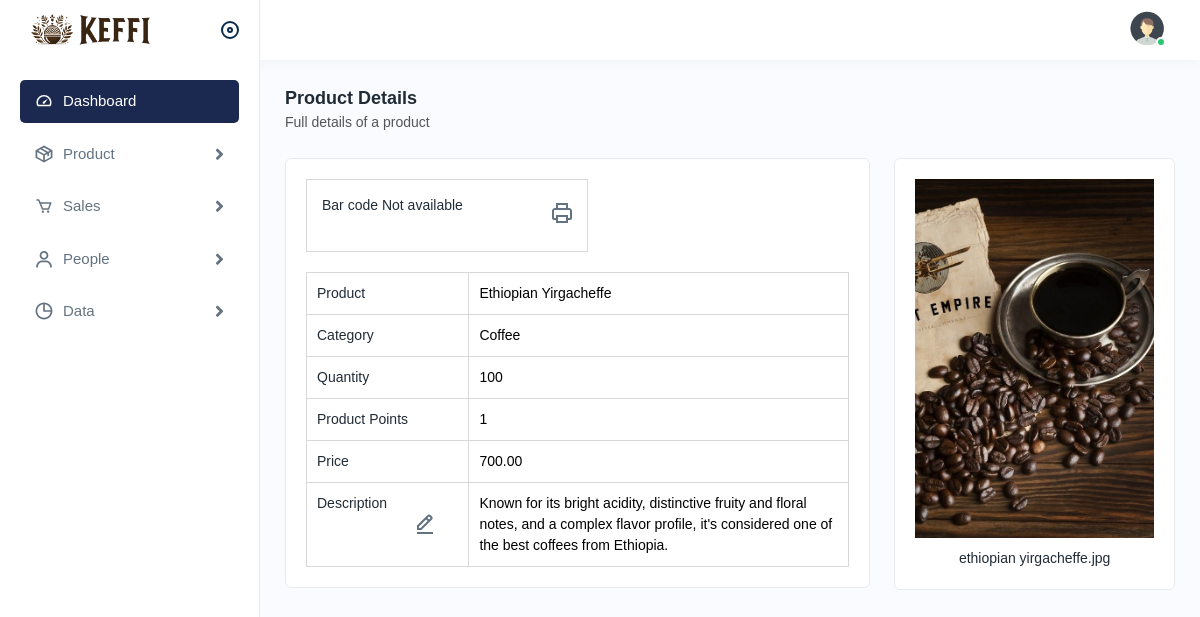
/product/product_details.php?id=93 (signed in), run on an earlier commit of the app's database.
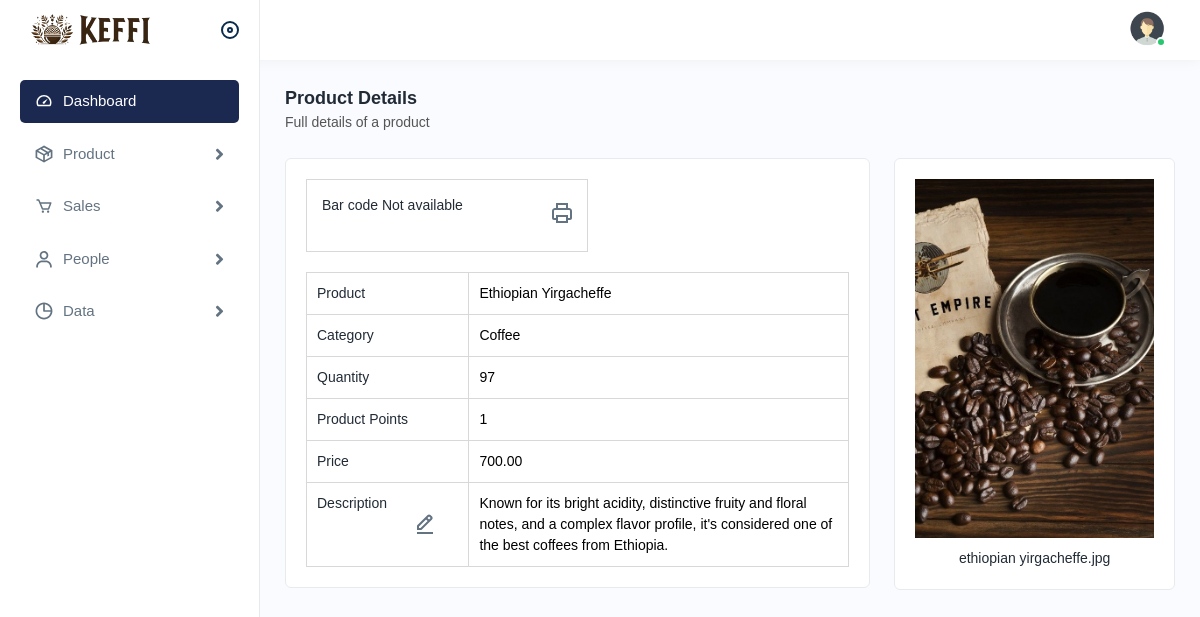
And on a later commit of the database.
### tables this page shows
CREATE TABLE `inventory` (
  `id` int(11) NOT NULL,
  `product_name` varchar(255) NOT NULL,
  `category_id` int(11) NOT NULL,
  `price` decimal(11,2) NOT NULL,
  `quantity` int(11) NOT NULL,
  `product_points` int(5) NOT NULL,
  `image` varchar(200) NOT NULL,
  `description` text NOT NULL
);

CREATE TABLE `category` (
  `id` int(11) NOT NULL,
  `category_name` varchar(255) NOT NULL
);

### product/product_details.php (the view, shortened to what this page needs)
<?php require "../includes/header.php"; ?>
<?php require "../config/connection.php"; ?>
<?php require "../includes/sidebar.php"; ?>
<?php
if(isset($_GET['id']))
{
    $id=$_GET['id'];
    $query = $connection->query("SELECT inventory.*, category.category_name
    FROM inventory
    JOIN category ON inventory.category_id = category.id
    WHERE inventory.id = $id");
    $query->execute();
    $product_details=$query->fetchAll(PDO::FETCH_OBJ);
    foreach($product_details as $product_info)
    {
        $product_name= $product_info->product_name;
        $category_name= $product_info->category_name;
        $product_quantity= $product_info->quantity;
        $product_points= $product_info->product_points;
        $product_image= $product_info->image;
        $product_price= $product_info->price;
        $product_description= $product_info->description;
        $product_id= $product_info->id;
    }
}
?>
<body>
<div class="page-wrapper">
            <div class="content">
                <div class="page-header">
                    <div class="page-title">
                        <h4>Product Details</h4>
                        <h6>Full details of a product</h6>
                    </div>
                </div>
                <div class="row">
                    <div class="col-lg-8 col-sm-12">
                        <div class="card">
                            <div class="card-body">
                                <div class="bar-code-view">
                                    <p>Bar code Not available</p>
                                    <a class="printimg">
                                        <img src="<?php echo FILEPATH; ?>/assets/img/icons/printer.svg" alt="print">
                                    </a>
                                </div>
                                <div class="productdetails">
                                    <ul class="product-bar">
                                        <li>
                                            <h4>Product</h4>
                                            <h6><?php echo $product_name;?> </h6>
                                        </li>
                                        <li>
                                            <h4>Category</h4>
                                            <h6><?php echo $category_name;?></h6>
                                        </li>
                                        <li>
                                            <h4>Quantity</h4>
                                            <h6><?php echo $product_quantity;?></h6>
                                        </li>
                                        <li>
                                            <h4>Product Points</h4>
                                            <h6><?php echo $product_points;?></h6>
                                        </li>
                                        <li>
                                            <h4>Price</h4>
                                            <h6><?php echo $product_price;?></h6>
                                        </li>
                                        <li>
                                            <h4>Description
                                            <a data-bs-toggle="modal"data-bs-target="#editProductModal" class="me-3" onclick="Edit_Category('<?php echo $product_description;?>', '<?php echo $product_id; ?>')">
                                                    <img style="margin-left: 100px;" src="<?php echo FILEPATH; ?>/assets/img/icons/edit.svg" alt="img">
                                                </a>
                                            </h4>
                                            <h6><?php echo $product_description;?></h6>
                                        </li>
                                    </ul>
                                </div>
                            </div>
                        </div>
                    </div>
                    <div class="col-lg-4 col-sm-12">
                        <div class="card">
                            <div class="card-body">
                                <div class="slider-product-details">
                                    <div class="owl-carousel owl-theme product-slide">
                                        <div class="slider-product">
                                            <img data-bs-target="#editProductModal" src="<?php echo FILEPATH; ?>/assets/img/product/<?php echo $product_image;?>" alt="img">
                                            <h4><?php echo $product_image;?></h4>
                                        </div>
                                    </div>
                                </div>
                            </div>
                        </div>
                    </div>
                </div>
            </div>
        </div>
    </div>
</body>
</html>

What changed in the data, as far as the page shows it:
changed inventory "Ethiopian Yirgacheffe": quantity "100" → "97"
